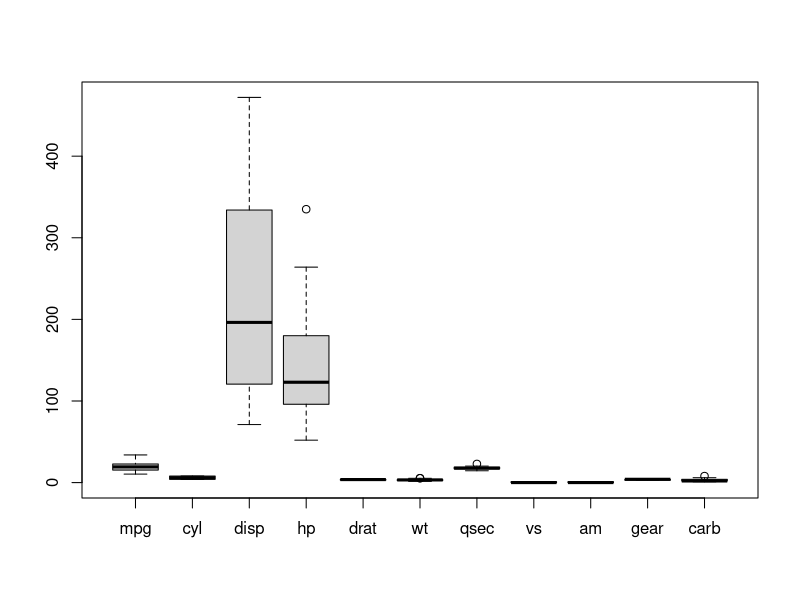
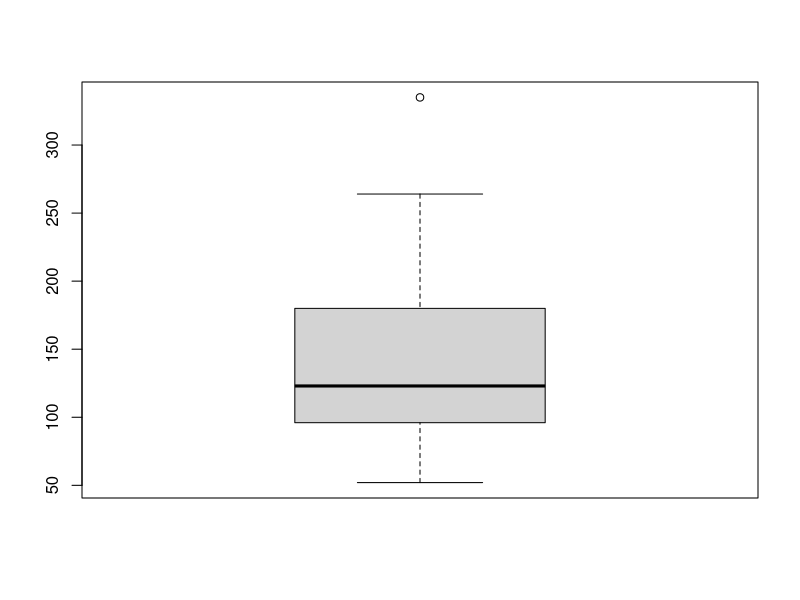

These figures' R source, in order:

data()   #to find howmany datasets available in R
mtcars<-mtcars  #assigning

names(mtcars)   #names() gives header(column name) name in entire dataset
attach(mtcars)  #attach() is used to fix datset on which we need to perform tasks. it is used when there are same columns (e.g age) in different datasets, so to avoid confusion from where task needs to be performed, we need to fix a dataset so that software will not be confused, so attach() is used
View(mtcars)    #View() V is capital. used to visualize my data
head(mtcars)    #default top 6 rows
head(mtcars,10) #top 10 rows
tail(mtcars)    #default bottom 6 rows
summary(mtcars) #shows behaviour of data in each and every column. also called univariant analysis (bcz works on one column) / exploratory data
boxplot(mtcars) # shows boxplot
boxplot(mtcars$hp)  #boxplot for specified column. syntax ->before $ dataset name, after $ column name
summary(mtcars$hp)  #summary of one specified column


#sort by mpg
#ascending order sorting
newdata <- mtcars[order(mpg),]   #before , (comma) row name and after ,(comma) column name. if comma is not there then by default it will be considered as column name

#sorting in 2 columns
newdata  <- mtcars[order(mpg,cyl),] #highest priority column will be written 1st then other columns

newdata  <- mtcars[order(mtcars$mpg,mtcars$cyl),] #if we will not fix any column using attach() then this will be the syntax

#descending sorting (- sign represents descending order)
newdata<- mtcars[order(mpg, -cyl),]

detach(mtcars)

#subsetting data

myvars<- c("mpg" , "cyl", "disp")

#dimension
dim(mtcars) #dimension

newdata1 <- mtcars[myvars]

newdata2<- mtcars[c(1,5:10)] #bcz there is no comma, so by default it will be considered as column. c is for combining


#delete one variale (NULL is used to delete only one variable)
newdata$mpg <- NULL #NULL is used to delete the variable. here mpg is getting deleted 


#excluding variables (- sign is used to delete)
newdata <-mtcars
newdata1 <- newdata[c(-3,-5)] #Null is used to delete only 1 column but - sign is used to delete multiple columns


#subset function (vvi for interview)
newdata2 <- subset(mtcars, mpg >= 20 & wt < 10, select = c(gear, qsec)) #& is logical AND

















